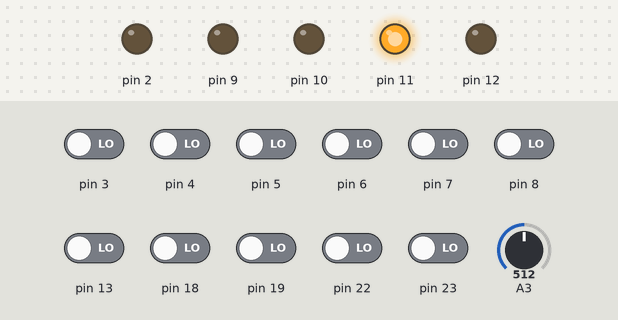
The sketch below on a simulated Arduino Uno, built with avr-gcc and run on an emulated ATmega328P. Parts: output pins drawn as LEDs (lit = HIGH). The test bench sets the inputs (shaded band); at power-on: pin 3–8, pin 13, pin 18, pin 19, pin 22, pin 23 LOW, A3 = 512. What the sketch prints to the serial monitor is not drawn.

Above: at 0.8 s.
0.9 s: A3 set to 50
2.7 s: A3 set to 42
At 3.3 s:
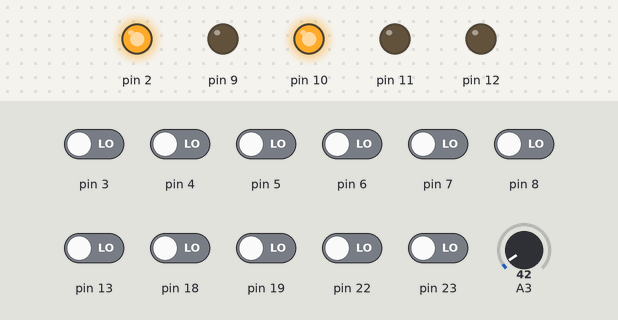
Timing chart, 0 to 5.7 s (numbered marks = the images above; inputs shaded):
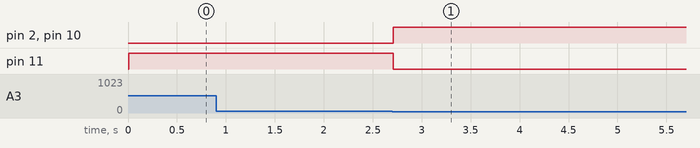

Measured:
- the behaviour switches between 46 and 45 on A3 (found by bisection; images 0 and 1)
- after the input at 0.9 s, every drawn part: stays the same
- after the input at 2.7 s, pin 2, pin 10: LOW → HIGH at once; pin 11: HIGH → LOW at once

The sketch:

DCMotor-Controller.ino
```cpp
#include <avr/io.h>
#include <avr/interrupt.h>
#include <string.h>
#include <stdlib.h>
#include <util/delay.h>


#define F_CPU 16000000
#define BAUD 9600
#define BRC ((F_CPU/16/BAUD) - 1)
#define RX_BUFFER_SIZE 128

char rxBuffer[RX_BUFFER_SIZE];
uint8_t rxPos = 0;
int inteiro = 0;

int dutyCycle = 0;
int controlADC = 0;
int feedback = 0;
int posBefore = 0;
int pos = 0;

//Variaveis de enderecos e dados para EEPROM

unsigned int uiAddress1 = 0x02;
unsigned int uiAddress2 = 0x03;
unsigned int uiAddress3 = 0x04;
unsigned int uiAddress4 = 0x05;
char ucData1 = '1';
char ucData2 = '1';
char ucData3 = '0';
boolean estadoInicial = true;
int posInicial = 0;
int posBeforeInicial = 0;

int main(void){

  setupPWM10bit();
  setupADC();
  serialBegin();

  adc();

 // DDRD = _BV(PORTD2)|(0<<PORTD3)|(0<<PORTD4)|(0<<PORTD5);
  DDRD = 0b00000110;
  DDRC = (0<<PC4) | (0<<PC5) | (0<<PC2); //PC2 sinal;

  if(EEPROM_read(uiAddress4) == 'b'){
    char x = EEPROM_read(uiAddress1);
    char y = EEPROM_read(uiAddress2);
    char z = EEPROM_read(uiAddress3);
     transmitir(EEPROM_read(uiAddress1));
     transmitir(EEPROM_read(uiAddress2));
     transmitir(EEPROM_read(uiAddress3));
     transmitir(EEPROM_read(uiAddress4));

    posInicial = (x - '0') * 100;
    posInicial = posInicial + (y - '0')*10;
    posInicial = posInicial + (z - '0');

    while(estadoInicial){

      startConversion();
      feedback = ADC;

      posBeforeInicial = ((feedback/1000.0) * 220);
      for(int i = 0; i < 4; i++){
        transmitir(((String)feedback)[i]);
        }

      if(posBeforeInicial > posInicial){
          if(feedback >= ((posInicial/220.0)*1000)){

        dutyCycle = 1023;
        PORTD &= ~(1<<PD2);
        }
       else if (feedback < ((posInicial/220.0)*1000)){

        dutyCycle = 0;
        PORTD &= ~(1<<PD2);
        estadoInicial = false;
        }
        //dutyCycle = 512;
        OCR1A = dutyCycle;
        }

      //Aumenta o angulo
       else if(posBeforeInicial <= posInicial){


      if(feedback >= ((posInicial/220.0)*1000)){

        dutyCycle = 0;
        PORTD &= ~(1<<PD2);
        estadoInicial = false;
        }
       else if (feedback < ((posInicial/220.0)*1000)){


        dutyCycle = 0;
        PORTD |= (1<<PD2);
        }
        //dutyCycle = 512;
        OCR1A = dutyCycle;
        }

      }

    }

//if(EEPROM_read(uiAddress4) != 'c')  {
  while(1)
  {

//LEDS

if(pos == 0){
  PORTB |= (1<<PB3);
  PORTB &= ~(1<<PB2);
}
else if(pos != 0){
  PORTB &= ~(1<<PB3);
  PORTB |= (1<<PB2);
  }

//ESTADO
int estado = PINB & (1<<PB4);
if(estado){
     //AUTOMATICO - SERIAL

     if(pos == 0 && receber(estado) != '\0'){
     char c = receber(estado);
     EEPROM_write(uiAddress1,c);
     if(c != '-'){
     pos = c - '0';
     pos = pos * 100;

     c = receber(estado);
     EEPROM_write(uiAddress2,c);

     pos = pos + ((c - '0')*10);

     c = receber(estado);
     EEPROM_write(uiAddress3,c);
     pos = pos + (c - '0');}
     EEPROM_write(uiAddress4,'b');
     }

}
else if(!estado){
     //MANUAL


 if(pos == 0){

// int bit7 = PINC & (1<<PC2);
 int bit6 = PIND & (1<<PD3);
 int bit5 = PIND & (1<<PD4);
 int bit4 = PIND & (1<<PD5);
 int bit3 = PIND & (1<<PD6);
 int bit2 = PIND & (1<<PD7);
 int bit1 = PINC & (1<<PC5);
 int bit0 = PINC & (1<<PC4);

// if(bit7){bit7 = 128;}
 if(bit6){bit6 = 64;}
 if(bit5){bit5 = 32;}
 if(bit4){bit4 = 16;}
 if(bit3){bit3 = 8;}
 if(bit2){bit2 = 4;}
 if(bit1){bit1 = 2;}
 if(bit0){bit0 = 1;}
 pos = (bit6+bit5+bit4+bit3+bit2+bit1+bit0)+1;
 if(pos > 220){
  pos = 200;
  }
 if(pos < 10){
  pos = 10;
  }
}
}


      startConversion();
      feedback = ADC;
   //   char sFeed[] = "TEST";
      for(int i = 0; i < 4; i++){
        transmitir(((String)feedback)[i]);
        }


      if(posBefore > pos){
          if(feedback >= ((pos/220.0)*1000)){

        dutyCycle = 1023;
        PORTD &= ~(1<<PD2);
        }
       else if (feedback < ((pos/220.0)*1000)){

        dutyCycle = 0;
        PORTD &= ~(1<<PD2);
        posBefore = pos;
        pos = 0;
        }
        //dutyCycle = 512;
        OCR1A = dutyCycle;
        }

      //Aumenta o angulo
       else if(posBefore <= pos){


      if(feedback >= ((pos/220.0)*1000)){

        dutyCycle = 0;
        PORTD &= ~(1<<PD2);
        posBefore = pos;
        pos = 0;
        }
       else if (feedback < ((pos/220.0)*1000)){


        dutyCycle = 0;
        PORTD |= (1<<PD2);
        }
        //dutyCycle = 512;
        OCR1A = dutyCycle;
        }
  }


}

void setupPWM10bit(){
  DDRB = _BV(PORTB1) | _BV(PORTB2) | _BV(PORTB3) | _BV(PORTB4);
  TCCR1A = _BV(COM1A1) | _BV(WGM10) | _BV(WGM11);
  TCCR1B = _BV(WGM12) | _BV(CS11);
  TIMSK0 = _BV(TOIE0);

  }

void setupADC(){

  ADMUX = (0 << REFS0) | (0 << REFS1);
  ADCSRA = (1 << ADEN) | (1 << ADIE) | (1<<ADPS0)|(1<<ADPS1)|(1<<ADPS2);

  startConversion();
  }
void startConversion(){

  ADCSRA |= (1<<ADSC);
  }
void adc(){
  //if (controlADC == 1){
  ADMUX = (1<<MUX0) | (1<<MUX1) | (0<<MUX2);
 // controlADC--;

}

void transmitir(char data){
  while(!(UCSR0A &(1<<UDRE0)))
  ;
  UDR0 = data;
}

void serialBegin(){
    UBRR0H = (BRC >> 8);
  UBRR0L = BRC;

  UCSR0B = (1<< RXEN0) | (1<<TXEN0) | (1<<RXCIE0) ;//| (1<<TXCIE0); //|  (1<<RXCIE0);//(1 << TXEN0) | (1<<TXCIE0) ; //Habilita o TX
  UCSR0C = (1 << UCSZ01) | (1 << UCSZ00); //valores de 8 bits
  }

ISR(USART_RX_vect){
 rxBuffer[rxPos] = UDR0;
 rxPos++;
  }

  unsigned char receber( int estado )
{
/* Wait for data to be received */
while ( !(UCSR0A & (1<<RXC0)) ){
  if(!estado){
    break;
    }
  }

/* Get and return received data from buffer */

return UDR0;
}


void EEPROM_write(int uiAddress, char ucData)
{
/* Wait for completion of previous write */
while(EECR & (1<<EEPE))
;
/* Set up address and Data Registers */
EEAR = uiAddress;
EEDR = ucData;
/* Write logical one to EEMPE */
EECR |= (1<<EEMPE);
/* Start eeprom write by setting EEPE */
EECR |= (1<<EEPE);
}

char EEPROM_read(int uiAddress)
{
/* Wait for completion of previous write */
while(EECR & (1<<EEPE))
;
/* Set up address register */
EEAR = uiAddress;
/* Start eeprom read by writing EERE */
EECR |= (1<<EERE);
/* Return data from Data Register */
return EEDR;
}
```
